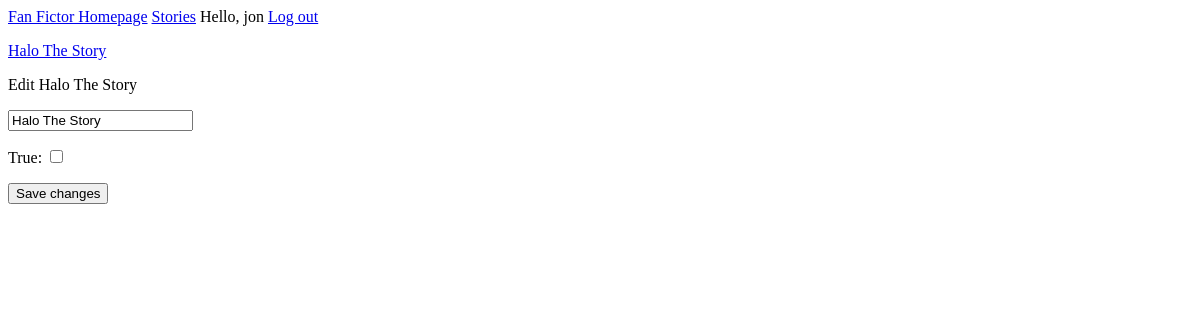
/stories/edit_story/3 (signed in), run on an earlier commit of the app's database.
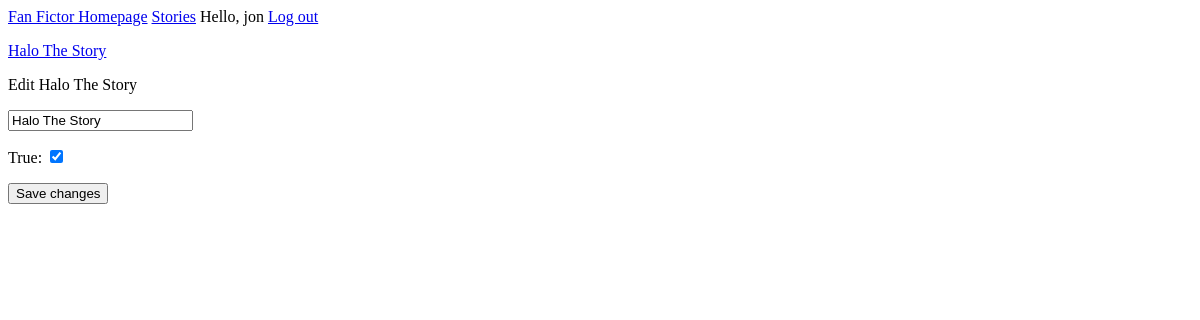
And on a later commit of the database.
### fan_fictions/models.py (models this page shows, shortened)
class Story(models.Model):
    author = models.ForeignKey(User, on_delete=models.CASCADE)
    public = models.BooleanField(default=True)
    title = models.CharField(max_length=50)
    date_added = models.DateTimeField(auto_now_add=True)
    class Meta:
        verbose_name_plural = 'stories'

### fan_fictions/views.py (the view)
# urls.py: path('stories/edit_story/<int:story_id>', views.edit_story, name='edit_story'),
def edit_story(request, story_id):
    story = Story.objects.get(id=story_id)
    entries = story.entry_set.order_by('date_added')
    if request.method != 'POST':
        form = StoryForm(instance=story)
    else:
        form = StoryForm(instance=story, data=request.POST)
        if form.is_valid():
            form.save()
            return HttpResponseRedirect(reverse('fan_fictions:story', args=[story_id]))
    context = {'story': story, 'entries': entries, 'form': form}
    return render(request, 'fan_fictions/edit_story.html', context)

### fan_fictions/forms.py
class StoryForm(forms.ModelForm):
    class Meta:
        model = Story
        fields = ['title', 'public']
        labels = {'title': '', 'public': True}

### fan_fictions/templates/fan_fictions/edit_story.html (shortened to what this page needs)
{% extends "fan_fictions/base.html" %}
{% block content %}
    <p><a href="{% url 'fan_fictions:story' story.id %}">{{story.title}}</a> </p>
    <p>Edit {{story.title}}</p>
    <form action ="{% url 'fan_fictions:edit_story' story.id %}" method="post">
        {{ form.as_p }}
        <button name="submit">Save changes</button>
    </form>
{% endblock content %}

What changed in the data, as far as the page shows it:
changed Story "Halo The Story": public "☐" → "☑"
